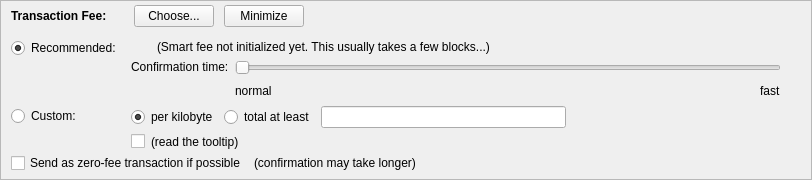
    <widget class="QFrame" name="frameFee">
     <property name="sizePolicy">
      <sizepolicy hsizetype="Expanding" vsizetype="Expanding">
       <horstretch>0</horstretch>
       <verstretch>0</verstretch>
      </sizepolicy>
     </property>
     <property name="maximumSize">
      <size>
       <width>16777215</width>
       <height>16777215</height>
      </size>
     </property>
     <property name="frameShape">
      <enum>QFrame::StyledPanel</enum>
     </property>
     <property name="frameShadow">
      <enum>QFrame::Sunken</enum>
     </property>
     <layout class="QVBoxLayout" name="verticalLayoutFee1">
      <property name="spacing">
       <number>0</number>
      </property>
      <property name="leftMargin">
       <number>0</number>
      </property>
      <property name="topMargin">
       <number>0</number>
      </property>
      <property name="rightMargin">
       <number>0</number>
      </property>
      <property name="bottomMargin">
       <number>0</number>
      </property>
      <item>
       <layout class="QVBoxLayout" name="verticalLayoutFee2" stretch="0,0,0">
        <property name="spacing">
         <number>0</number>
        </property>
        <property name="leftMargin">
         <number>10</number>
        </property>
        <property name="topMargin">
         <number>0</number>
        </property>
        <item>
         <layout class="QHBoxLayout" name="horizontalLayoutFee1">
          <property name="bottomMargin">
           <number>0</number>
          </property>
          <item>
           <layout class="QVBoxLayout" name="verticalLayoutFee7">
            <property name="spacing">
             <number>0</number>
            </property>
            <item>
             <spacer name="verticalSpacerSmartFee">
              <property name="orientation">
               <enum>Qt::Vertical</enum>
              </property>
              <property name="sizeType">
               <enum>QSizePolicy::Fixed</enum>
              </property>
              <property name="sizeHint" stdset="0">
               <size>
                <width>1</width>
                <height>4</height>
               </size>
              </property>
             </spacer>
            </item>
            <item>
             <layout class="QHBoxLayout" name="horizontalLayoutSmartFee">
              <property name="spacing">
               <number>10</number>
              </property>
              <item>
               <widget class="QLabel" name="labelFeeHeadline">
                <property name="sizePolicy">
                 <sizepolicy hsizetype="Preferred" vsizetype="Maximum">
                  <horstretch>0</horstretch>
                  <verstretch>0</verstretch>
                 </sizepolicy>
                </property>
                <property name="font">
                 <font>
                  <weight>75</weight>
                  <bold>true</bold>
                 </font>
                </property>
                <property name="styleSheet">
                 <string notr="true">font-weight:bold;</string>
                </property>
                <property name="text">
                 <string>Transaction Fee:</string>
                </property>
               </widget>
              </item>
              <item>
               <widget class="QLabel" name="labelFeeMinimized">
                <property name="text">
                 <string/>
                </property>
               </widget>
              </item>
              <item>
               <widget class="QPushButton" name="buttonChooseFee">
                <property name="text">
                 <string>Choose...</string>
                </property>
               </widget>
              </item>
              <item>
               <widget class="QPushButton" name="buttonMinimizeFee">
                <property name="toolTip">
                 <string>collapse fee-settings</string>
                </property>
                <property name="text">
                 <string>Minimize</string>
                </property>
               </widget>
              </item>
             </layout>
            </item>
            <item>
             <spacer name="verticalSpacer_5">
              <property name="orientation">
               <enum>Qt::Vertical</enum>
              </property>
              <property name="sizeHint" stdset="0">
               <size>
                <width>1</width>
                <height>1</height>
               </size>
              </property>
             </spacer>
            </item>
           </layout>
          </item>
          <item>
           <spacer name="horizontalSpacer_4">
            <property name="orientation">
             <enum>Qt::Horizontal</enum>
            </property>
            <property name="sizeHint" stdset="0">
             <size>
              <width>40</width>
              <height>20</height>
             </size>
            </property>
           </spacer>
          </item>
         </layout>
        </item>
        <item>
         <widget class="QFrame" name="frameFeeSelection">
          <layout class="QVBoxLayout" name="verticalLayoutFee12">
           <property name="spacing">
            <number>0</number>
           </property>
           <property name="leftMargin">
            <number>0</number>
           </property>
           <property name="topMargin">
            <number>0</number>
           </property>
           <property name="rightMargin">
            <number>0</number>
           </property>
           <property name="bottomMargin">
            <number>0</number>
           </property>
           <item>
            <layout class="QGridLayout" name="gridLayoutFee">
             <property name="topMargin">
              <number>10</number>
             </property>
             <property name="bottomMargin">
              <number>4</number>
             </property>
             <property name="horizontalSpacing">
              <number>10</number>
             </property>
             <property name="verticalSpacing">
              <number>4</number>
             </property>
             <item row="1" column="1">
              <layout class="QVBoxLayout" name="verticalLayoutFee8">
               <property name="spacing">
                <number>6</number>
               </property>
               <item>
                <layout class="QHBoxLayout" name="horizontalLayoutFee13">
                 <item>
                  <widget class="QRadioButton" name="radioCustomPerKilobyte">
                   <property name="toolTip">
                    <string>If the custom fee is set to 1000 satoshis and the transaction is only 250 bytes, then &quot;per kilobyte&quot; only pays 250 satoshis in fee, while &quot;at least&quot; pays 1000 satoshis. For transactions bigger than a kilobyte both pay by kilobyte.</string>
                   </property>
                   <property name="text">
                    <string>per kilobyte</string>
                   </property>
                   <property name="checked">
                    <bool>true</bool>
                   </property>
                   <attribute name="buttonGroup">
                    <string notr="true">groupCustomFee</string>
                   </attribute>
                  </widget>
                 </item>
                 <item>
                  <widget class="QRadioButton" name="radioCustomAtLeast">
                   <property name="toolTip">
                    <string>If the custom fee is set to 1000 satoshis and the transaction is only 250 bytes, then &quot;per kilobyte&quot; only pays 250 satoshis in fee, while &quot;total at least&quot; pays 1000 satoshis. For transactions bigger than a kilobyte both pay by kilobyte.</string>
                   </property>
                   <property name="text">
                    <string>total at least</string>
                   </property>
                   <attribute name="buttonGroup">
                    <string notr="true">groupCustomFee</string>
                   </attribute>
                  </widget>
                 </item>
                 <item>
                  <widget class="BitcoinAmountField" name="customFee"/>
                 </item>
                 <item>
                  <spacer name="horizontalSpacer_6">
                   <property name="orientation">
                    <enum>Qt::Horizontal</enum>
                   </property>
                   <property name="sizeHint" stdset="0">
                    <size>
                     <width>1</width>
                     <height>1</height>
                    </size>
                   </property>
                  </spacer>
                 </item>
                </layout>
               </item>
               <item>
                <layout class="QHBoxLayout" name="horizontalLayoutFee8">
                 <item>
                  <widget class="QCheckBox" name="checkBoxMinimumFee">
                   <property name="toolTip">
                    <string>Paying only the minimum fee is just fine as long as there is less transaction volume than space in the blocks. But be aware that this can end up in a never confirming transaction once there is more demand for litecoin transactions than the network can process.</string>
                   </property>
                   <property name="text">
                    <string/>
                   </property>
                  </widget>
                 </item>
                 <item>
                  <widget class="QLabel" name="labelMinFeeWarning">
                   <property name="enabled">
                    <bool>true</bool>
                   </property>
                   <property name="toolTip">
                    <string>Paying only the minimum fee is just fine as long as there is less transaction volume than space in the blocks. But be aware that this can end up in a never confirming transaction once there is more demand for litecoin transactions than the network can process.</string>
                   </property>
                   <property name="text">
                    <string>(read the tooltip)</string>
                   </property>
                   <property name="margin">
                    <number>5</number>
                   </property>
                  </widget>
                 </item>
                 <item>
                  <spacer name="horizontalSpacer_2">
                   <property name="orientation">
                    <enum>Qt::Horizontal</enum>
                   </property>
                   <property name="sizeHint" stdset="0">
                    <size>
                     <width>1</width>
                     <height>1</height>
                    </size>
                   </property>
                  </spacer>
                 </item>
                </layout>
               </item>
              </layout>
             </item>
             <item row="0" column="0">
              <layout class="QVBoxLayout" name="verticalLayoutFee4" stretch="0,1">
               <item>
                <widget class="QRadioButton" name="radioSmartFee">
                 <property name="text">
                  <string>Recommended:</string>
                 </property>
                 <property name="checked">
                  <bool>true</bool>
                 </property>
                 <attribute name="buttonGroup">
                  <string notr="true">groupFee</string>
                 </attribute>
                </widget>
               </item>
               <item>
                <spacer name="verticalSpacer_2">
                 <property name="orientation">
                  <enum>Qt::Vertical</enum>
                 </property>
                 <property name="sizeHint" stdset="0">
                  <size>
                   <width>1</width>
                   <height>1</height>
                  </size>
                 </property>
                </spacer>
               </item>
              </layout>
             </item>
             <item row="1" column="0">
              <layout class="QVBoxLayout" name="verticalLayoutFee9" stretch="0,1">
               <item>
                <widget class="QRadioButton" name="radioCustomFee">
                 <property name="text">
                  <string>Custom:</string>
                 </property>
                 <attribute name="buttonGroup">
                  <string notr="true">groupFee</string>
                 </attribute>
                </widget>
               </item>
               <item>
                <spacer name="verticalSpacer_6">
                 <property name="orientation">
                  <enum>Qt::Vertical</enum>
                 </property>
                 <property name="sizeHint" stdset="0">
                  <size>
                   <width>1</width>
                   <height>1</height>
                  </size>
                 </property>
                </spacer>
               </item>
              </layout>
             </item>
             <item row="0" column="1">
              <layout class="QVBoxLayout" name="verticalLayoutFee3" stretch="0,0,1">
               <property name="spacing">
                <number>6</number>
               </property>
               <property name="topMargin">
                <number>2</number>
               </property>
               <item>
                <layout class="QHBoxLayout" name="horizontalLayoutFee12">
                 <item>
                  <widget class="QLabel" name="labelSmartFee">
                   <property name="text">
                    <string/>
                   </property>
                   <property name="margin">
                    <number>2</number>
                   </property>
                  </widget>
                 </item>
                 <item>
                  <widget class="QLabel" name="labelFeeEstimation">
                   <property name="text">
                    <string/>
                   </property>
                  </widget>
                 </item>
                 <item>
                  <widget class="QLabel" name="labelSmartFee2">
                   <property name="text">
                    <string>(Smart fee not initialized yet. This usually takes a few blocks...)</string>
                   </property>
                   <property name="margin">
                    <number>2</number>
                   </property>
                  </widget>
                 </item>
                 <item>
                  <spacer name="horizontalSpacer_5">
                   <property name="orientation">
                    <enum>Qt::Horizontal</enum>
                   </property>
                   <property name="sizeHint" stdset="0">
                    <size>
                     <width>1</width>
                     <height>1</height>
                    </size>
                   </property>
                  </spacer>
                 </item>
                </layout>
               </item>
               <item>
                <layout class="QHBoxLayout" name="horizontalLayoutFee9">
                 <item>
                  <layout class="QVBoxLayout" name="verticalLayoutFee6">
                   <item>
                    <widget class="QLabel" name="labelSmartFee3">
                     <property name="text">
                      <string>Confirmation time:</string>
                     </property>
                     <property name="margin">
                      <number>2</number>
                     </property>
                    </widget>
                   </item>
                   <item>
                    <spacer name="verticalSpacer_3">
                     <property name="orientation">
                      <enum>Qt::Vertical</enum>
                     </property>
                     <property name="sizeHint" stdset="0">
                      <size>
                       <width>1</width>
                       <height>1</height>
                      </size>
                     </property>
                    </spacer>
                   </item>
                  </layout>
                 </item>
                 <item>
                  <layout class="QVBoxLayout" name="verticalLayoutFee5">
                   <property name="rightMargin">
                    <number>30</number>
                   </property>
                   <item>
                    <widget class="QSlider" name="sliderSmartFee">
                     <property name="minimum">
                      <number>0</number>
                     </property>
                     <property name="maximum">
                      <number>24</number>
                     </property>
                     <property name="pageStep">
                      <number>1</number>
                     </property>
                     <property name="value">
                      <number>0</number>
                     </property>
                     <property name="orientation">
                      <enum>Qt::Horizontal</enum>
                     </property>
                     <property name="invertedAppearance">
                      <bool>false</bool>
                     </property>
                     <property name="invertedControls">
                      <bool>false</bool>
                     </property>
                     <property name="tickPosition">
                      <enum>QSlider::NoTicks</enum>
                     </property>
                    </widget>
                   </item>
                   <item>
                    <layout class="QHBoxLayout" name="horizontalLayoutFee10">
                     <item>
                      <widget class="QLabel" name="labelSmartFeeNormal">
                       <property name="text">
                        <string>normal</string>
                       </property>
                      </widget>
                     </item>
                     <item>
                      <spacer name="horizontalSpacer_3">
                       <property name="orientation">
                        <enum>Qt::Horizontal</enum>
                       </property>
                       <property name="sizeHint" stdset="0">
                        <size>
                         <width>40</width>
                         <height>20</height>
                        </size>
                       </property>
                      </spacer>
                     </item>
                     <item>
                      <widget class="QLabel" name="labelSmartFeeFast">
                       <property name="text">
                        <string>fast</string>
                       </property>
                      </widget>
                     </item>
                    </layout>
                   </item>
                  </layout>
                 </item>
                </layout>
               </item>
               <item>
                <spacer name="verticalSpacer_4">
                 <property name="orientation">
                  <enum>Qt::Vertical</enum>
                 </property>
                 <property name="sizeHint" stdset="0">
                  <size>
                   <width>1</width>
                   <height>1</height>
                  </size>
                 </property>
                </spacer>
               </item>
              </layout>
             </item>
            </layout>
           </item>
           <item>
            <layout class="QHBoxLayout" name="horizontalLayoutFee5" stretch="0,0,0">
             <property name="spacing">
              <number>8</number>
             </property>
             <property name="bottomMargin">
              <number>4</number>
             </property>
             <item>
              <widget class="QCheckBox" name="checkBoxFreeTx">
               <property name="text">
                <string>Send as zero-fee transaction if possible</string>
               </property>
              </widget>
             </item>
             <item>
              <widget class="QLabel" name="labelFreeTx">
               <property name="text">
                <string>(confirmation may take longer)</string>
               </property>
               <property name="margin">
                <number>5</number>
               </property>
              </widget>
             </item>
             <item>
              <spacer name="horizontalSpacerFee5">
               <property name="orientation">
                <enum>Qt::Horizontal</enum>
               </property>
               <property name="sizeHint" stdset="0">
                <size>
                 <width>1</width>
                 <height>1</height>
                </size>
               </property>
              </spacer>
             </item>
            </layout>
           </item>
           <item>
            <spacer name="verticalSpacerFee2">
             <property name="orientation">
              <enum>Qt::Vertical</enum>
             </property>
             <property name="sizeHint" stdset="0">
              <size>
               <width>1</width>
               <height>1</height>
              </size>
             </property>
            </spacer>
           </item>
          </layout>
         </widget>
        </item>
        <item>
         <spacer name="verticalSpacerFee">
          <property name="orientation">
           <enum>Qt::Vertical</enum>
          </property>
          <property name="sizeHint" stdset="0">
           <size>
            <width>800</width>
            <height>1</height>
           </size>
          </property>
         </spacer>
        </item>
       </layout>
      </item>
     </layout>
    </widget>
